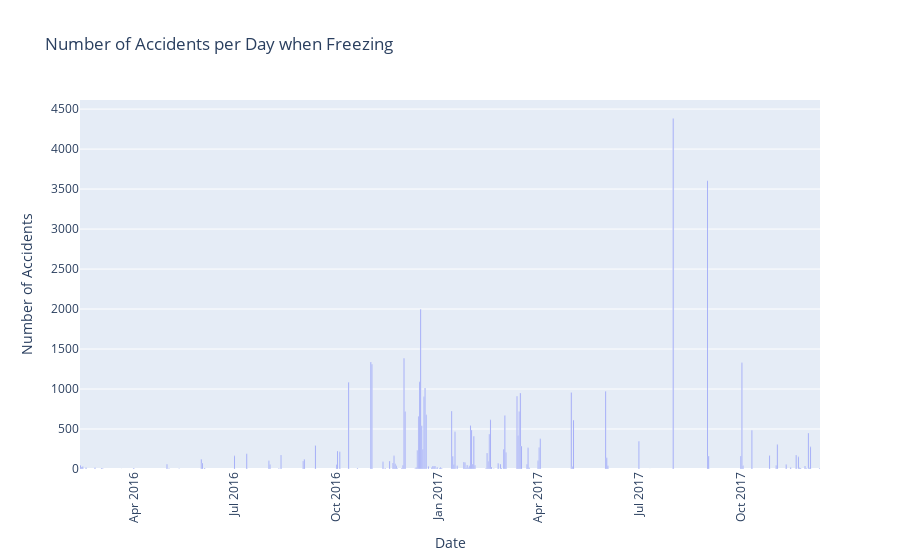

The cell this chart's notebook holds for it:
### Code cell
date_counts = merged_data['datetime'].value_counts().sort_index()

# Create a bar chart with Plotly
fig = px.bar(
    x=date_counts.index,
    y=date_counts.values,
    labels={'x': 'Date', 'y': 'Number of Accidents'},
    title='Number of Accidents per Day when Freezing'
)

# Update the layout to improve appearance
fig.update_layout(
    xaxis_title='Date',
    yaxis_title='Number of Accidents',
    xaxis_tickangle=-90
)

# Show the plot
fig.show()

### Figure 1 — Plotly figure (JSON) as saved in the notebook; plotly's stock layout.template omitted (floating-point values rounded to 4 significant figures; data arrays with more than 128 entries replaced by an {"elided": "..."} marker saying what was removed)
{"data": [{"alignmentgroup": "True", "hovertemplate": "Date=%{x}<br>Number of Accidents=%{y}<extra></extra>", "legendgroup": "", "marker": {"color": "#636efa", "pattern": {"shape": ""}}, "name": "", "offsetgroup": "", "orientation": "v", "showlegend": false, "textposition": "auto", "type": "bar", "x": {"elided": "135 str values"}, "xaxis": "x", "y": {"elided": "135 int values"}, "yaxis": "y"}], "layout": {"barmode": "relative", "legend": {"tracegroupgap": 0}, "title": {"text": "Number of Accidents per Day when Freezing"}, "xaxis": {"anchor": "y", "domain": [0, 1], "tickangle": -90, "title": {"text": "Date"}}, "yaxis": {"anchor": "x", "domain": [0, 1], "title": {"text": "Number of Accidents"}}}}
